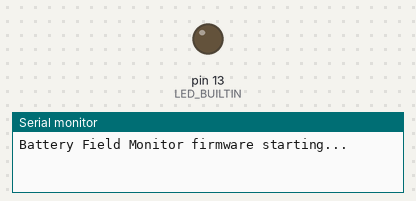
Simulated run of this sketch. Board: Arduino Uno, built with avr-gcc and run on an emulated ATmega328P. On the bench: output pins drawn as LEDs (lit = HIGH), the last lines printed to the serial monitor. The modem accepts every AT command (registered, SIM ready, sends succeed) and sends nothing else.

Above: at 0.1 s.
At 13.4 s:
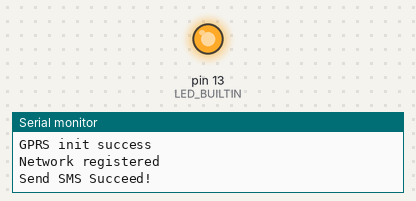
Timing chart, 0 to 15.0 s (numbered marks = the images above):
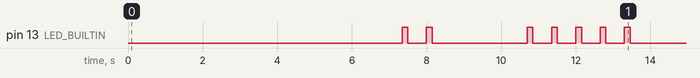

The sketch:

P1706-01_Field_Battery_Monitor_v1.0.ino
```cpp
/*

*/

#include <GPRS_Shield_Arduino.h>
#include <SoftwareSerial.h>
#include <Wire.h>
#include "LowPower.h"

#define PIN_TX    7
#define PIN_RX    8
#define BAUDRATE  9600
#define MESSAGE_LENGTH 25
#define SLEEP_TIME 75 //75 = 10min
#define BATTERY_LOW_LIMIT 11
#define PHONE_VT "+41798216349"
#define PHONE_DT "+41793807170"

#define VBAT_HS_RES 1000000
#define VBAT_LS_RES 510000

#define VBAT_PIN A0
#define I_SENSE_P A1
#define I_SENSE_N A2
#define GSM_PWR_PIN 9

enum SystemState
{
    kInit,
    kSleep,
    kGetBattState,
    kCheckGSM,
    kSendBattState
};

enum SystemState State;

char message[MESSAGE_LENGTH];
char phone[16];
char datetime[24];

String message_str;

float analogVoltage_A0=0;
float batteryVoltage=0;

int messageIndex = 0;
int sleepMS=0;
int analogVoltage_A0_int=0;

GPRS gprs(PIN_TX,PIN_RX,BAUDRATE);//RX,TX,PWR,BaudRate


void ledBlink(int xTime)
{
    for (int i = 0; i < xTime; ++i)
    {
        digitalWrite(LED_BUILTIN, HIGH);
        delay(150);
        digitalWrite(LED_BUILTIN, LOW);
        delay(500);
    }
}

int GSMInit(void)
{
    int err=2;

    //pinMode(GSM_PWR_PIN, OUTPUT);

    //gprs.checkPowerUp();

    delay(100);

    while(!gprs.init())
    {
        delay(100);
        Serial.print("GPRS Init error");
        return err=1;
    }

    delay(100);
    Serial.println("GPRS init success");
    delay(1000);

    while(!gprs.isNetworkRegistered())
    {
        delay(100);
        Serial.println("Network has not registered yet!");
        return err=1;
    }

    delay(100);
    Serial.println("Network registered");
    return err=2;
}

void GSMInitMsg(void)
{
    char InitMsgStr[15];

    sprintf(InitMsgStr,"FBM Initialized");

    if(gprs.sendSMS(PHONE_VT,InitMsgStr)) //define phone number and text
    {
        Serial.print("Send SMS Succeed!\r\n");
    }
    else
    {
        Serial.print("Send SMS failed!\r\n");
    }
}


void setup()
{
	//gprs.powerUpDown(GSM_PWR_PIN);
    //delay(2500);

    Serial.begin(BAUDRATE);
  	while (!Serial); // wait for Arduino Serial Monitor (native USB boards)
  	Serial.println("Battery Field Monitor firmware starting...");

	pinMode(LED_BUILTIN, OUTPUT);

    gprs.checkPowerUp();

    ledBlink(GSMInit());

    GSMInitMsg();

    //gprs.powerUpDown(GSM_PWR_PIN);

    ledBlink(5);

}

void loop()
{
    switch (State)
    {
        case kInit:
        // statements
        //Serial.println("***** kInit *****");
        State = kSleep;
        break;

        case kSleep:
        // statements
        //Serial.println("***** kSleep *****");

        //Serial.println("System sleeping...");
        delay(500);
        for (int i = 0; i < SLEEP_TIME; ++i)
        {
            //LowPower.powerDown(SLEEP_8S, ADC_ON, BOD_OFF);
            LowPower.powerDown(SLEEP_8S, ADC_OFF, BOD_OFF);
            delay(10);
        }

        //Serial.println("System awake !");
        State = kGetBattState;

        break;

        case kGetBattState:
        // statements
        // Serial.println("***** kGetBattState *****");

        analogVoltage_A0_int = analogRead(VBAT_PIN);
        analogVoltage_A0 = analogVoltage_A0_int * (5.1/1023.0);
        batteryVoltage = (VBAT_HS_RES+VBAT_LS_RES) * (analogVoltage_A0/VBAT_LS_RES);
        //Serial.print("Battery voltage [V]:  ");
        //Serial.println(batteryVoltage);
        //Serial.println(analogVoltage_A0_int);
        delay(10);

        State = kCheckGSM;

        break;

        case kCheckGSM:
        // statements
        //Serial.println("***** kCheckGSM *****");

        //GSMInit();

        delay(500);

        messageIndex = gprs.isSMSunread();
        delay(50);
        Serial.print("New message : ");
        Serial.println(messageIndex);

        if (messageIndex > 0 || batteryVoltage <= BATTERY_LOW_LIMIT)
        {   //At least, there is one UNREAD SMS
            gprs.readSMS(messageIndex, message, MESSAGE_LENGTH, phone, datetime);
            //In order not to full SIM Memory, is better to delete it
            gprs.deleteSMS(messageIndex);
            //Serial.print("From number: ");
            //Serial.println(phone);
            //Serial.print("Datetime: ");
            //Serial.println(datetime);
            //Serial.print("Recieved Message: ");
            //Serial.println(message);
            message_str = message;
            //Serial.println(message_str);

            sprintf(message, "Battery voltage: %d.%02d", (int)batteryVoltage, (int)(batteryVoltage*100)%100);

            if(message_str == "Status" || batteryVoltage <= BATTERY_LOW_LIMIT)
            {
                State = kSendBattState;
            }
            else
            {
                //gprs.powerUpDown(GSM_PWR_PIN);
                //delay(1000);
                State = kSleep;
            }
        }
        else
        {
            //gprs.powerUpDown(GSM_PWR_PIN);
            //delay(1000);
            State = kSleep;
        }

        break;

        case kSendBattState:
        // statements
        //Serial.println("***** kSendBattState *****");

        while(!gprs.isNetworkRegistered())
        {
            delay(1000);
            Serial.println("Network has not registered yet!");
        }

        //Serial.println("Network registered");

        if(gprs.sendSMS(phone,message)) //define phone number and text
        {
            Serial.print("Send SMS Succeed!\r\n");
        }
        else
        {
            Serial.print("Send SMS failed!\r\n");
        }

        //gprs.powerUpDown(GSM_PWR_PIN);
        //delay(1000);
        State = kSleep;

        break;

        default:
        // statements
        //Serial.println("***** default *****");
        //gprs.powerUpDown(GSM_PWR_PIN);
        State = kSleep;
        break;
    }
}
```
